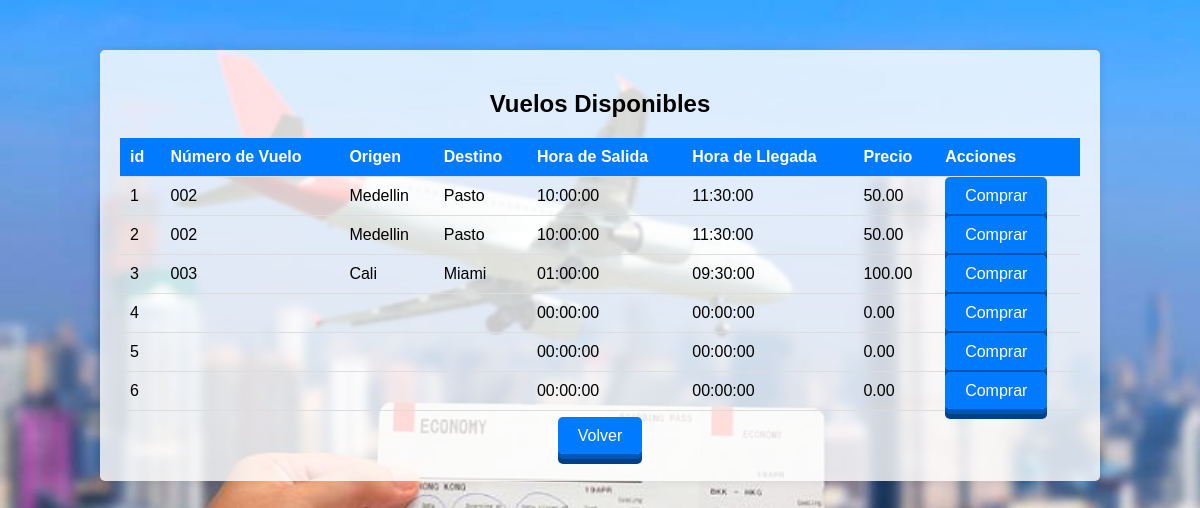
The page /ver_vuelos.php on the database its author committed.
### tables this page shows
CREATE TABLE `vuelos` (
  `id` int(50) NOT NULL,
  `numvuelo` varchar(50) NOT NULL,
  `origen` varchar(100) NOT NULL,
  `destino` varchar(100) NOT NULL,
  `horasalida` time NOT NULL,
  `horallegada` time NOT NULL,
  `precio` decimal(10,2) NOT NULL
);

### ver_vuelos.php (the view, shortened to what this page needs)
<?php
include 'login.php';
?>
<!DOCTYPE html>
<html lang="es">
<head>
</head>
<body>
    <div class="container">
        <h2>Vuelos Disponibles</h2>
        <table>
            <thead>
                <tr>
                    <th>id</th>
                    <th>Número de Vuelo</th>
                    <th>Origen</th>
                    <th>Destino</th>
                    <th>Hora de Salida</th>
                    <th>Hora de Llegada</th>
                    <th>Precio</th>
                    <th>Acciones</th>
                </tr>
            </thead>
            <tbody>
                <?php
                $sql = "SELECT * FROM vuelos";
                $result = $conn->query($sql);
                if ($result->num_rows > 0) {
                    while($row = $result->fetch_assoc()) {
                        echo '<tr>';
                        echo '<td>' . $row["id"] . '</td>';
                        echo '<td>' . $row["numvuelo"] . '</td>';
                        echo '<td>' . $row["origen"] . '</td>';
                        echo '<td>' . $row["destino"] . '</td>';
                        echo '<td>' . $row["horasalida"] . '</td>';
                        echo '<td>' . $row["horallegada"] . '</td>';
                        echo '<td>' . $row["precio"] . '</td>';
                        echo '<td><a href="confircompra.php?vuelo_id=' . htmlspecialchars($row["id"]) . '" class="btn-3d">Comprar</a></td>';
                        echo '</tr>';
                    }
                } else {
                    echo '<tr><td colspan="8">No se encontraron vuelos disponibles.</td></tr>';
                }
                ?>
            </tbody>
        </table>
        <p>
        <div class="actions" align="center">
            <a href="pasajero.php" class="btn-3d">Volver</a>
        </div>
            </p>
    </div>
</body>
</html>

### ver_vuelos.php (style rules this page uses)
body { font-family: Arial, sans-serif; background-image: url('proyecto_integrador/tiquete.jpeg'); background-size: cover; background-repeat: no-repeat; background-attachment: fixed; margin: 0; padding: 0; }
.container { width: 80%; margin: 50px auto; background-color: rgba(255, 255, 255, 0.8); padding: 20px; border-radius: 5px; box-shadow: 0 0 10px rgba(0, 0, 0, 0.1); text-align: center; }
h2 { margin-bottom: 20px; text-align: center; }
table { width: 100%; border-collapse: collapse; }
th, td { padding: 10px; text-align: left; border-bottom: 1px solid #ddd; }
th { background-color: #007bff; color: #fff; }
.btn-3d { padding: 10px 20px; background-color: #007bff; color: #fff; text-decoration: none; border-radius: 5px; box-shadow: 0 5px #0056b3, 0 10px #00408a; position: relative; transition: all 0.2s ease; }

### rows shown on the page
vuelos: id "1", numvuelo "002", origen "Medellin", destino "Pasto", horasalida "10:00:00", horallegada "11:30:00", precio "50.00"
vuelos: id "2", numvuelo "002", origen "Medellin", destino "Pasto", horasalida "10:00:00", horallegada "11:30:00", precio "50.00"
vuelos: id "3", numvuelo "003", origen "Cali", destino "Miami", horasalida "01:00:00", horallegada "09:30:00", precio "100.00"
vuelos: id "4", horasalida "00:00:00", horallegada "00:00:00", precio "0.00"
vuelos: id "5", horasalida "00:00:00", horallegada "00:00:00", precio "0.00"
vuelos: id "6", horasalida "00:00:00", horallegada "00:00:00", precio "0.00"
